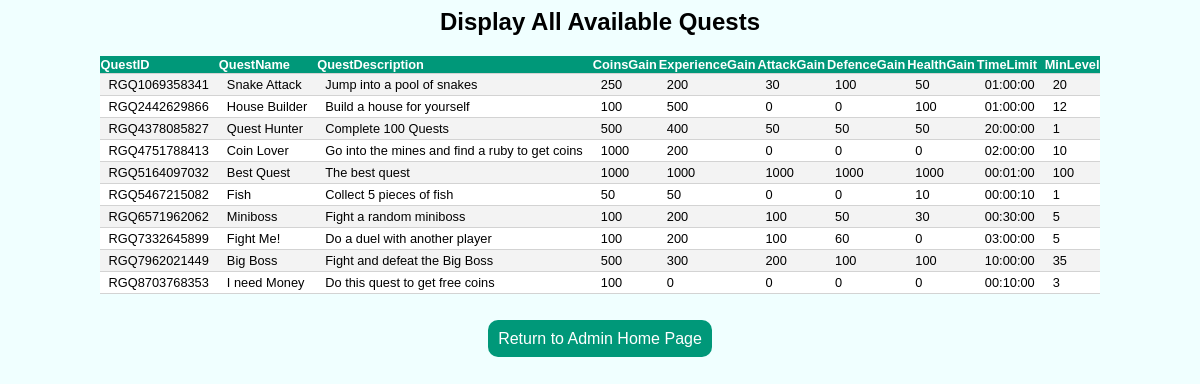
Screenshot of /displayQuests.php with the database file from the repository.
### tables this page shows
CREATE TABLE QUEST
(
	QuestID 				CHAR(15) NOT NULL,
	QuestName				CHAR(30) NOT NULL,
	QuestDescription		TEXT NOT NULL,
	CoinsGain				INTEGER NOT NULL DEFAULT 0,
	ExperienceGain			INTEGER NOT NULL DEFAULT 0,
    AttackGain				INTEGER NOT NULL DEFAULT 0,
	DefenceGain				INTEGER NOT NULL DEFAULT 0,
	HealthGain				INTEGER NOT NULL DEFAULT 0,
	TimeLimit				TIME DEFAULT "01:00:00.0000000",
	MinLevel				INTEGER DEFAULT 1,
    INDEX quest_id (QuestID),
    PRIMARY KEY (QuestID)
);

### www/displayQuests.php (the view, shortened to what this page needs)
<html>
<head>
<link rel="stylesheet" href="tables.css">
<link rel="stylesheet" href="adminPages.css">
</head>
<body class="displayPage">
<h2>Display All Available Quests</h2>
<?php
	require "guildQuestConfig.php";
	$mysqli = new mysqli($host, $user, $password, $dbname, $port);
	$stmt = $mysqli->prepare("SELECT * FROM QUEST");
	$stmt->execute();
	$result = $stmt->get_result();
?>
<table class="displayTable">
<tr>
<?php
        while($head = $result->fetch_field())
        {
                echo "<TH>";
                echo "$head->name";
                echo "</TH>";
        }
        echo "</TR>";
	if ($result)
	{
		while($row=$result->fetch_row())
		{
			echo "<tr>";
			for($i = 0; $i < $result->field_count; $i++)
			{
				echo "<td> $row[$i] </td>";
			}
			echo "</tr>";
		}
	}
?>
</table>
<br>
<br>
<a href = adminHome.php id="returnButton">Return to Admin Home Page</a>
<br>
<br>
</body>
</html>

### www/tables.css (style rules this page uses)
.displayTable { border-collapse:collapse; margin-left: auto; margin-right: auto; font-size: 0.8em; font-family: Monaco, Helvetica, sans-serif; min-width: 400px; }
.displayTable th { background-color: #009879; color: white; text-align:left; }
.displayTable tr { padding: 7px 9px; border-bottom: 1px solid lightgrey; background-color: white; }
.displayTable tr:nth-of-type(even) { background-color: #f3f3f3; }
.displayTable td { padding: 3px 9px; }
#returnButton { color: white; background-color: #009879; padding: 10px; text-decoration:none; border-radius: 10px; }

### www/adminPages.css (style rules this page uses)
.displayPage { font-family: monaco, Helvetica, sans-serif; background-color: Azure; text-align: center; }
#returnButton { color: white; background-color: #009879; padding: 10px; text-decoration:none; border-radius: 10px; }

### rows the page displays
quest: QuestID "RGQ1069358341", QuestName "Snake Attack", QuestDescription "Jump into a pool of snakes", CoinsGain "250", ExperienceGain "200", AttackGain "30", DefenceGain "100", HealthGain "50", TimeLimit "01:00:00", MinLevel "20"
quest: QuestID "RGQ2442629866", QuestName "House Builder", QuestDescription "Build a house for yourself", CoinsGain "100", ExperienceGain "500", AttackGain "0", DefenceGain "0", HealthGain "100", TimeLimit "01:00:00", MinLevel "12"
quest: QuestID "RGQ4378085827", QuestName "Quest Hunter", QuestDescription "Complete 100 Quests", CoinsGain "500", ExperienceGain "400", AttackGain "50", DefenceGain "50", HealthGain "50", TimeLimit "20:00:00", MinLevel "1"
quest: QuestID "RGQ4751788413", QuestName "Coin Lover", QuestDescription "Go into the mines and find a ruby to get coins", CoinsGain "1000", ExperienceGain "200", AttackGain "0", DefenceGain "0", HealthGain "0", TimeLimit "02:00:00", MinLevel "10"
quest: QuestID "RGQ5164097032", QuestName "Best Quest", QuestDescription "The best quest", CoinsGain "1000", ExperienceGain "1000", AttackGain "1000", DefenceGain "1000", HealthGain "1000", TimeLimit "00:01:00", MinLevel "100"
quest: QuestID "RGQ5467215082", QuestName "Fish", QuestDescription "Collect 5 pieces of fish", CoinsGain "50", ExperienceGain "50", AttackGain "0", DefenceGain "0", HealthGain "10", TimeLimit "00:00:10", MinLevel "1"
quest: QuestID "RGQ6571962062", QuestName "Miniboss", QuestDescription "Fight a random miniboss", CoinsGain "100", ExperienceGain "200", AttackGain "100", DefenceGain "50", HealthGain "30", TimeLimit "00:30:00", MinLevel "5"
quest: QuestID "RGQ7332645899", QuestName "Fight Me!", QuestDescription "Do a duel with another player", CoinsGain "100", ExperienceGain "200", AttackGain "100", DefenceGain "60", HealthGain "0", TimeLimit "03:00:00", MinLevel "5"
quest: QuestID "RGQ7962021449", QuestName "Big Boss", QuestDescription "Fight and defeat the Big Boss", CoinsGain "500", ExperienceGain "300", AttackGain "200", DefenceGain "100", HealthGain "100", TimeLimit "10:00:00", MinLevel "35"
quest: QuestID "RGQ8703768353", QuestName "I need Money", QuestDescription "Do this quest to get free coins", CoinsGain "100", ExperienceGain "0", AttackGain "0", DefenceGain "0", HealthGain "0", TimeLimit "00:10:00", MinLevel "3"

### other values shown
$head->name "QuestID"
$head->name "QuestName"
$head->name "QuestDescription"
$head->name "CoinsGain"
$head->name "ExperienceGain"
$head->name "AttackGain"
$head->name "DefenceGain"
$head->name "HealthGain"
$head->name "TimeLimit"
$head->name "MinLevel"
